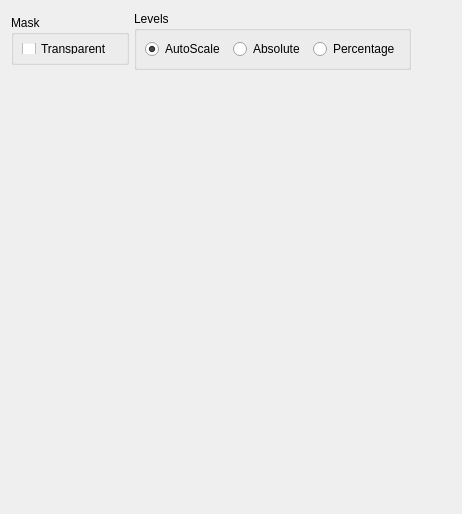
       <widget class="QWidget" name="special_tab">
        <attribute name="title">
         <string>X</string>
        </attribute>
        <layout class="QVBoxLayout" name="verticalLayout_17">
         <item>
          <layout class="QHBoxLayout" name="horizontalLayout_19">
           <property name="spacing">
            <number>5</number>
           </property>
           <item>
            <widget class="QGroupBox" name="groupBox">
             <property name="sizePolicy">
              <sizepolicy hsizetype="Preferred" vsizetype="Fixed">
               <horstretch>0</horstretch>
               <verstretch>0</verstretch>
              </sizepolicy>
             </property>
             <property name="minimumSize">
              <size>
               <width>0</width>
               <height>43</height>
              </size>
             </property>
             <property name="maximumSize">
              <size>
               <width>16777215</width>
               <height>50</height>
              </size>
             </property>
             <property name="title">
              <string>Mask</string>
             </property>
             <layout class="QHBoxLayout" name="horizontalLayout_14">
              <property name="spacing">
               <number>14</number>
              </property>
              <property name="leftMargin">
               <number>8</number>
              </property>
              <property name="topMargin">
               <number>8</number>
              </property>
              <property name="rightMargin">
               <number>13</number>
              </property>
              <property name="bottomMargin">
               <number>8</number>
              </property>
              <item>
               <widget class="QCheckBox" name="mask_transparent_cb">
                <property name="text">
                 <string>Transparent</string>
                </property>
               </widget>
              </item>
             </layout>
            </widget>
           </item>
           <item>
            <widget class="QGroupBox" name="groupBox_2">
             <property name="sizePolicy">
              <sizepolicy hsizetype="Preferred" vsizetype="Minimum">
               <horstretch>0</horstretch>
               <verstretch>0</verstretch>
              </sizepolicy>
             </property>
             <property name="minimumSize">
              <size>
               <width>0</width>
               <height>43</height>
              </size>
             </property>
             <property name="title">
              <string>Levels</string>
             </property>
             <layout class="QHBoxLayout" name="horizontalLayout_15">
              <property name="spacing">
               <number>8</number>
              </property>
              <property name="margin">
               <number>8</number>
              </property>
              <item>
               <widget class="QRadioButton" name="img_levels_autoscale_rb">
                <property name="text">
                 <string>AutoScale</string>
                </property>
                <property name="checked">
                 <bool>true</bool>
                </property>
               </widget>
              </item>
              <item>
               <widget class="QRadioButton" name="img_levels_absolute_rb">
                <property name="text">
                 <string>Absolute</string>
                </property>
                <property name="checked">
                 <bool>false</bool>
                </property>
               </widget>
              </item>
              <item>
               <widget class="QRadioButton" name="img_levels_percentage_rb">
                <property name="text">
                 <string>Percentage</string>
                </property>
               </widget>
              </item>
             </layout>
            </widget>
           </item>
           <item>
            <spacer name="horizontalSpacer_4">
             <property name="orientation">
              <enum>Qt::Horizontal</enum>
             </property>
             <property name="sizeHint" stdset="0">
              <size>
               <width>40</width>
               <height>20</height>
              </size>
             </property>
            </spacer>
           </item>
          </layout>
         </item>
         <item>
          <spacer name="verticalSpacer_7">
           <property name="orientation">
            <enum>Qt::Vertical</enum>
           </property>
           <property name="sizeHint" stdset="0">
            <size>
             <width>20</width>
             <height>433</height>
            </size>
           </property>
          </spacer>
         </item>
        </layout>
       </widget>
